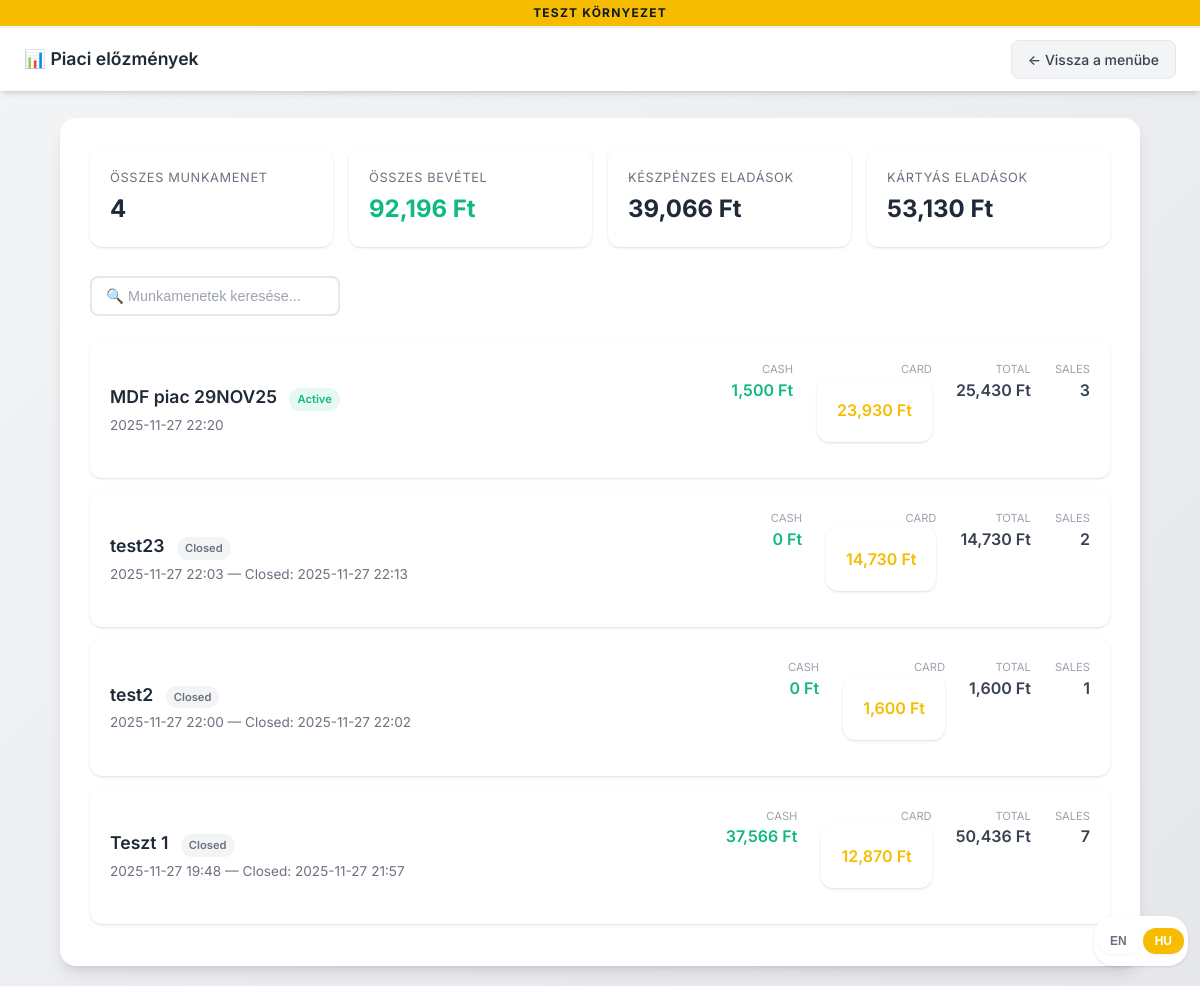
/market_history (signed in), run on an earlier commit of the app's database.
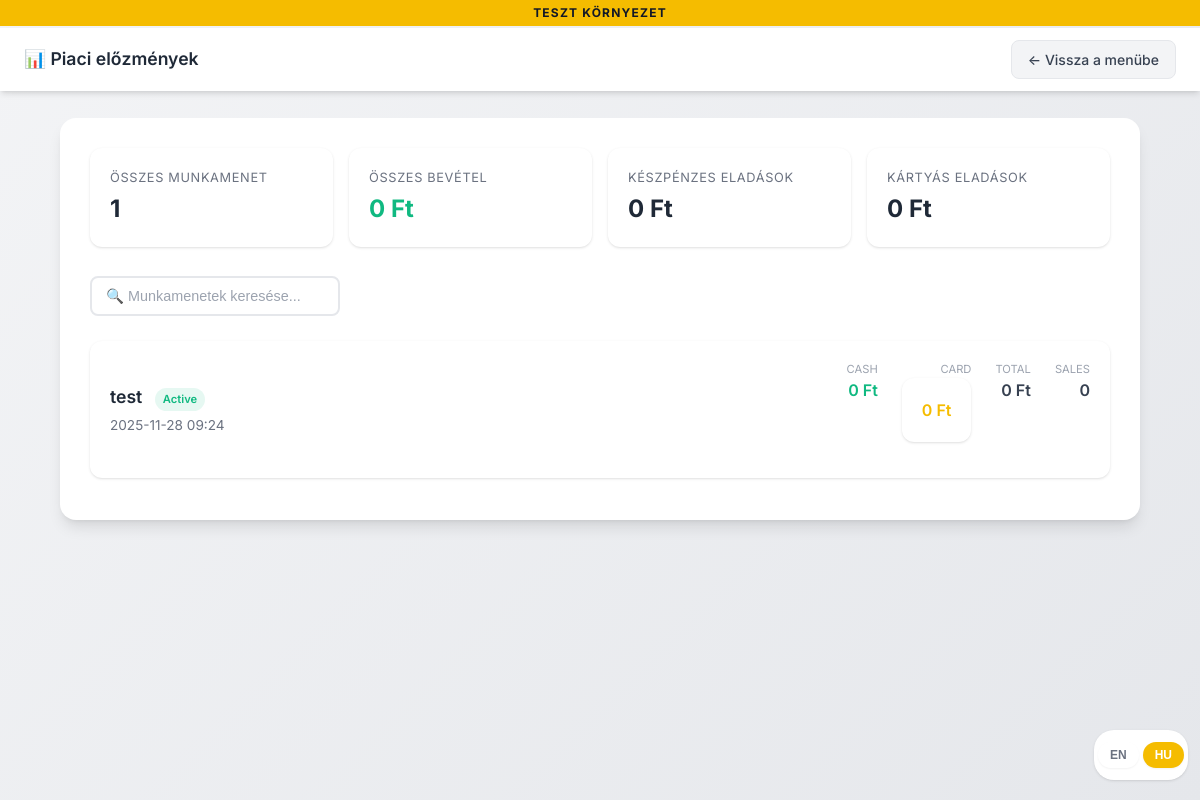
And on a later commit of the database.
### tables this page shows
CREATE TABLE market_sessions (
                id INTEGER PRIMARY KEY,
                name TEXT NOT NULL,
                created_at TIMESTAMP DEFAULT CURRENT_TIMESTAMP,
                closed_at TIMESTAMP
            , initial_cash REAL DEFAULT 0, location TEXT, staff TEXT, notes TEXT, actual_cash REAL);

### app.py (the view)
@app.route('/market_history')
@login_required
def market_history():
    sessions = query_db("""
        SELECT
            ms.id,
            ms.name,
            ms.created_at,
            ms.closed_at,
            ms.initial_cash,
            COALESCE(SUM(CASE WHEN msa.payment_method = 'cash' AND COALESCE(msa.cancelled, 0) = 0 THEN msa.total_amount ELSE 0 END), 0) as cash_sales,
            COALESCE(SUM(CASE WHEN msa.payment_method = 'bankcard' AND COALESCE(msa.cancelled, 0) = 0 THEN msa.total_amount ELSE 0 END), 0) as card_sales,
            COALESCE(SUM(CASE WHEN COALESCE(msa.cancelled, 0) = 0 THEN msa.total_amount ELSE 0 END), 0) as total_sales,
            COUNT(CASE WHEN COALESCE(msa.cancelled, 0) = 0 THEN msa.id END) as transaction_count
        FROM market_sessions ms
        LEFT JOIN market_sales msa ON ms.id = msa.session_id
        GROUP BY ms.id
        ORDER BY ms.created_at DESC
    """)
    return render_template('market_history.html', sessions=sessions)

### app.py (called while the page is built)
def query_db(query: str, args: tuple = (), one: bool = False) -> list | sqlite3.Row | None:
    conn = sqlite3.connect(DATABASE)
    conn.row_factory = sqlite3.Row
    cur = conn.cursor()
    cur.execute(query, args)
    rv = cur.fetchall()
    conn.commit()
    conn.close()
    return (rv[0] if rv else None) if one else rv

def login_required(f):
    @wraps(f)
    def decorated_function(*args, **kwargs):
        if 'user_id' not in session:
            if request.is_json:
                return jsonify({"status": "error", "message": "Authentication required"}), 401
            return redirect(url_for('login', next=request.url))
        if 'last_activity' in session:
            last_activity = datetime.fromisoformat(session['last_activity'])
            if datetime.now() - last_activity > timedelta(minutes=SESSION_TIMEOUT_MINUTES):
                session.clear()
                if request.is_json:
                    return jsonify({"status": "error", "message": "Session expired"}), 401
                return redirect(url_for('login', next=request.url))
        session['last_activity'] = datetime.now().isoformat()
        return f(*args, **kwargs)
    return decorated_function

@app.before_request
def update_gauge_metrics():
    try:
        active_sessions = query_db("SELECT COUNT(*) as count FROM market_sessions WHERE closed_at IS NULL", one=True)
        active_market_sessions.set(active_sessions['count'] if active_sessions else 0)
        b2b_pending = query_db("SELECT COUNT(*) as count FROM b2b_orders WHERE status = 'pending'", one=True)
        orders_pending.labels(type='b2b').set(b2b_pending['count'] if b2b_pending else 0)
    except Exception as e:
        logging.debug(f"Metrics update skipped: {e}")  # Don't fail requests if metrics update fails

@app.context_processor
def inject_globals():
    return dict(
        billingo_env=BILLINGO_ENV,
        current_user=session.get('username'),
        is_admin=session.get('role') == 'admin'
    )

### roast_tracker/routes.py (called while the page is built)
@roast_tracker.before_app_request
def ensure_db():
    from .database import DATABASE_PATH
    import os
    if not os.path.exists(DATABASE_PATH):
        init_db()

### templates/market_history.html (shortened to what this page needs)
<!DOCTYPE html>
<html lang="en">
<head>
    <link rel="stylesheet" href="{{ url_for('static', filename='style.css') }}">
</head>
<body>
    <div class="env-indicator {{ 'test' if billingo_env == 'test' else 'prod' }}">
        {% if billingo_env == 'test' %}
            <span data-i18n="testEnv">TESZT környezet</span>
        {% else %}
            <span data-i18n="prodEnv">ÉLES RENDSZER</span>
        {% endif %}
    </div>
    <div class="lang-toggle">
        <button class="lang-btn" data-lang="en" onclick="setLanguage('en')">EN</button>
        <button class="lang-btn active" data-lang="hu" onclick="setLanguage('hu')">HU</button>
    </div>
    <nav class="top-nav">
        <span class="nav-title" data-i18n="marketHistoryTitle">📊 Market History</span>
        <div class="nav-actions">
            <a href="{{ url_for('main_menu') }}" class="nav-btn secondary" data-i18n="backToMenu">← Back to Menu</a>
        </div>
    </nav>
    <div class="container">
        {% if sessions %}
        <div class="stats-grid">
            <div class="stat-card">
                <div class="label" data-i18n="totalSessions">Total Sessions</div>
                <div class="value">{{ sessions|length }}</div>
            </div>
            <div class="stat-card">
                <div class="label" data-i18n="totalRevenue">Total Revenue</div>
                <div class="value success">{{ "{:,.0f}".format(sessions|sum(attribute=7)) }} Ft</div>
            </div>
            <div class="stat-card">
                <div class="label" data-i18n="cashSales">Cash Sales</div>
                <div class="value">{{ "{:,.0f}".format(sessions|sum(attribute=5)) }} Ft</div>
            </div>
            <div class="stat-card">
                <div class="label" data-i18n="cardSales">Card Sales</div>
                <div class="value">{{ "{:,.0f}".format(sessions|sum(attribute=6)) }} Ft</div>
            </div>
        </div>
        <div class="filters-bar">
            <input type="text" id="searchInput" data-i18n-placeholder="searchSessions" placeholder="🔍 Search sessions..." oninput="filterSessions()">
        </div>
        <div id="sessionsList">
            {% for session in sessions %}
            <div class="session-card" onclick="location.href='/market_session_detail/{{ session[0] }}'" data-name="{{ session[1]|lower }}">
                <div class="session-info">
                    <h3>
                        {{ session[1] }}
                        {% if session[3] %}
                        <span class="status-badge closed">Closed</span>
                        {% else %}
                        <span class="status-badge open">Active</span>
                        {% endif %}
                    </h3>
                    <div class="date">
                        {{ session[2][:16] if session[2] else 'Unknown date' }}
                        {% if session[3] %} — Closed: {{ session[3][:16] }}{% endif %}
                    </div>
                </div>
                <div class="session-stats">
                    <div class="session-stat">
                        <span class="label">Cash</span>
                        <span class="value cash">{{ "{:,.0f}".format(session[5]) }} Ft</span>
                    </div>
                    <div class="session-stat">
                        <span class="label">Card</span>
                        <span class="value card">{{ "{:,.0f}".format(session[6]) }} Ft</span>
                    </div>
                    <div class="session-stat">
                        <span class="label">Total</span>
                        <span class="value">{{ "{:,.0f}".format(session[7]) }} Ft</span>
                    </div>
                    <div class="session-stat">
                        <span class="label">Sales</span>
                        <span class="value">{{ session[8] }}</span>
                    </div>
                </div>
            </div>
            {% endfor %}
        </div>
        {% endif %}
    </div>
</body>
</html>

### static/style.css (style rules this page uses)
:root { --primary: #f5bc00; --primary-dark: #a71d31; --secondary-light: #eed25f; --secondary: #cd9a59; --secondary-dark: #794f2b; --success: #10b981; --success-dark: #059669; --warning: #f5bc00; --danger: #a71d31; --coffee: #794f2b; --coffee-light: #cd9a59; --gray-50: #f9fafb; --gray-100: #f3f4f6; --gray-200: #e5e7eb; --gray-300: #d1d5db; --gray-400: #9ca3af; --gray-500: #6b7280; --gray-600: #4b5563; --gray-700: #374151; --gray-800: #1f2937; --gray-900: #111827; --shadow-sm: 0 1px 2px 0 rgb(0 0 0 / 0.05); --shadow: 0 1px 3px 0 rgb(0 0 0 / 0.1), 0 1px 2px -1px rgb(0 0 0 / 0.1); --shadow-md: 0 4px 6px -1px rgb(0 0 0 / 0.1), 0 2px 4px -2px rgb(0 0 0 / 0.1); --shadow-lg: 0 10px 15px -3px rgb(0 0 0 / 0.1), 0 4px 6px -4px rgb(0 0 0 / 0.1); --radius: 12px; --radius-sm: 8px; --radius-lg: 16px; }
* { box-sizing: border-box; }
body { font-family: 'Inter', -apple-system, BlinkMacSystemFont, 'Segoe UI', Roboto, sans-serif; margin: 0; padding: 0; background: linear-gradient(135deg, var(--gray-100) 0%, var(--gray-200) 100%); color: var(--gray-800); min-height: 100vh; line-height: 1.5; }
.container { max-width: 90%; margin: 20px auto; padding: 30px; background: white; border-radius: var(--radius-lg); box-shadow: var(--shadow-lg); }
h3 { color: var(--gray-700); font-weight: 600; font-size: 1.125rem; margin-bottom: 0.75rem; }
input, select { width: 100%; padding: 12px 16px; margin: 5px 0; border-radius: var(--radius-sm); border: 2px solid var(--gray-200); font-size: 1rem; transition: all 0.2s ease; background: white; }
input::placeholder { color: var(--gray-400); }
button { width: 100%; padding: 12px 24px; margin: 8px 0; border-radius: var(--radius-sm); border: none; background: linear-gradient(135deg, var(--primary) 0%, var(--primary-dark) 100%); color: white; font-weight: 600; font-size: 1rem; cursor: pointer; transition: all 0.2s ease; box-shadow: var(--shadow-sm); }
.card { background: white; border-radius: var(--radius); padding: 20px; box-shadow: var(--shadow); margin-bottom: 16px; }
.container { animation: fadeIn 0.3s ease-out; }
.env-indicator { position: fixed; top: 0; left: 0; right: 0; padding: 4px 12px; text-align: center; font-size: 0.75rem; font-weight: 700; text-transform: uppercase; letter-spacing: 0.1em; z-index: 1000; }
.env-indicator.test { background: var(--warning); color: var(--gray-900); }
.lang-toggle { position: fixed; bottom: 20px; right: 12px; z-index: 1001; display: flex; gap: 4px; background: white; padding: 4px; border-radius: 20px; box-shadow: var(--shadow); }
.lang-btn { padding: 6px 12px; border: none; border-radius: 16px; font-size: 0.75rem; font-weight: 600; cursor: pointer; transition: all 0.2s; background: transparent; color: var(--gray-500); width: auto; min-width: auto; }
.lang-btn.active { background: var(--primary); color: white; }

What changed in the data, as far as the page shows it:
removed market_sessions: name "MDF piac 29NOV25", shows "Active", created_at "2025-11-27 22:20", session "1,500", session "23,930", session "25,430", session "3"
removed market_sessions: name "test23", shows "Closed", created_at "2025-11-27 22:03", closed_at "2025-11-27 22:13", session "0", session "14,730", session "2"
removed market_sessions: name "test2", shows "Closed", created_at "2025-11-27 22:00", closed_at "2025-11-27 22:02", session "0", session "1,600", session "1"
changed market_sessions: name "Teszt 1" → "test"; created_at "2025-11-27 19:48" → "2025-11-28 09:24"; session "37,566" → "0"; session "12,870" → "0"; session "50,436" → "0"; session "7" → "0"; closed_at "2025-11-27 21:57" → (not shown); now shows "Active"
Also different on the page:
{{ sessions|length }}: "4" → "1"
{{ "{:,.0f}".format(sessions|sum(attribute=7)) }}: "92,196" → "0"
{{ "{:,.0f}".format(sessions|sum(attribute=5)) }}: "39,066" → "0"
{{ "{:,.0f}".format(sessions|sum(attribute=6)) }}: "53,130" → "0"
